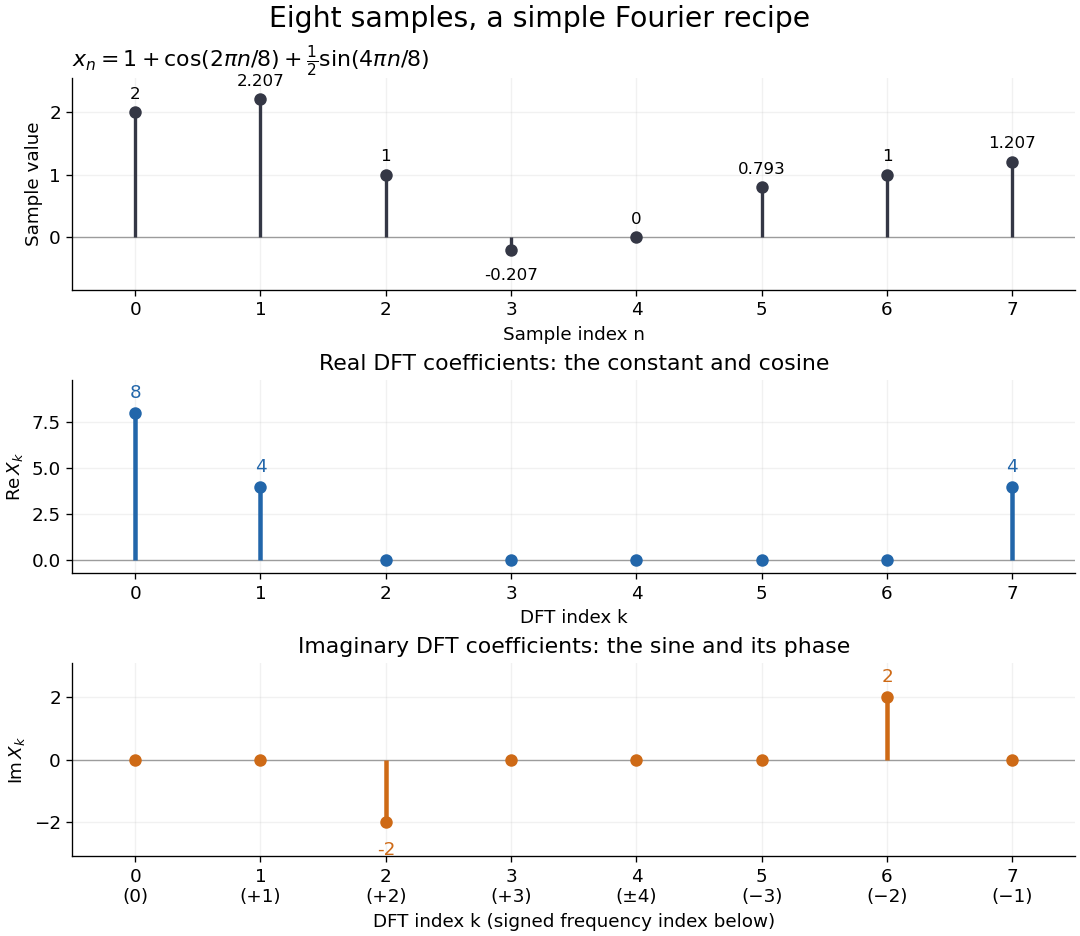

Write the Python code that produced this figure.
"""Plot the eight-sample DFT example; write dft-frequency-decomposition.png to cwd.

Uses only the root pyproject.toml dependencies. Tested with Python 3.14.4,
NumPy 2.3.5 and Matplotlib 3.10.7.
"""

from pathlib import Path

import matplotlib

matplotlib.use("Agg")
import matplotlib.pyplot as plt
import numpy as np


def main():
    plt.rcParams.update({"font.size": 11, "figure.facecolor": "white",
                         "axes.facecolor": "white", "axes.spines.top": False,
                         "axes.spines.right": False})
    n = np.arange(8)
    samples = 1 + np.cos(2 * np.pi * n / 8) + 0.5 * np.sin(4 * np.pi * n / 8)
    samples[np.abs(samples) < 1e-14] = 0
    # Direct definition rather than an FFT: eight finite sums.
    transform = np.exp(-2j * np.pi * np.outer(n, n) / 8) @ samples
    expected = np.array([8, 4, -2j, 0, 0, 0, 2j, 4], dtype=complex)
    np.testing.assert_allclose(transform, expected, atol=2e-14)
    fig, axes = plt.subplots(3, 1, figsize=(9, 7.8), layout="constrained",
                             gridspec_kw={"height_ratios": [1.1, 1, 1]})
    fig.suptitle("Eight samples, a simple Fourier recipe", fontsize=17)
    axes[0].set_title(r"$x_n=1+\cos(2\pi n/8)+\frac{1}{2}\sin(4\pi n/8)$", loc="left")
    axes[0].vlines(n, 0, samples, color="#343745", lw=2)
    axes[0].scatter(n, samples, color="#343745", s=42, zorder=3)
    for index, value in zip(n, samples):
        axes[0].annotate(f"{value:.3f}".rstrip("0").rstrip("."),
                         (index, value), xytext=(0, 8 if value >= 0 else -18),
                         textcoords="offset points", ha="center", fontsize=10)
    axes[0].set(xlim=(-0.5, 7.5), ylim=(-0.85, 2.55), xticks=n,
                xlabel="Sample index n", ylabel="Sample value")
    for ax, values, color, title, limits in [
        (axes[1], expected.real, "#2266aa", "Real DFT coefficients: the constant and cosine", (-0.7, 9.8)),
        (axes[2], expected.imag, "#ce6a16", "Imaginary DFT coefficients: the sine and its phase", (-3.1, 3.1)),
    ]:
        ax.vlines(n, 0, values, color=color, lw=2.7)
        ax.scatter(n, values, color=color, s=42, zorder=3)
        for index, value in zip(n, values):
            if value:
                ax.annotate(f"{value:g}", (index, value),
                            xytext=(0, 9 if value > 0 else -20),
                            textcoords="offset points", ha="center", color=color)
        ax.set(title=title, xlim=(-0.5, 7.5), ylim=limits, xticks=n)
    axes[1].set(ylabel=r"$\mathrm{Re}\,X_k$", xlabel="DFT index k")
    axes[2].set(ylabel=r"$\mathrm{Im}\,X_k$", xlabel="DFT index k (signed frequency index below)")
    axes[2].set_xticklabels(["0\n(0)", "1\n(+1)", "2\n(+2)", "3\n(+3)",
                            "4\n(±4)", "5\n(−3)", "6\n(−2)", "7\n(−1)"])
    for ax in axes:
        ax.axhline(0, color="#999999", lw=0.8, zorder=0)
        ax.grid(alpha=0.17)
    fig.savefig(Path("dft-frequency-decomposition.png"), dpi=120,
                facecolor="white", transparent=False)
    plt.close(fig)


if __name__ == "__main__":
    main()
